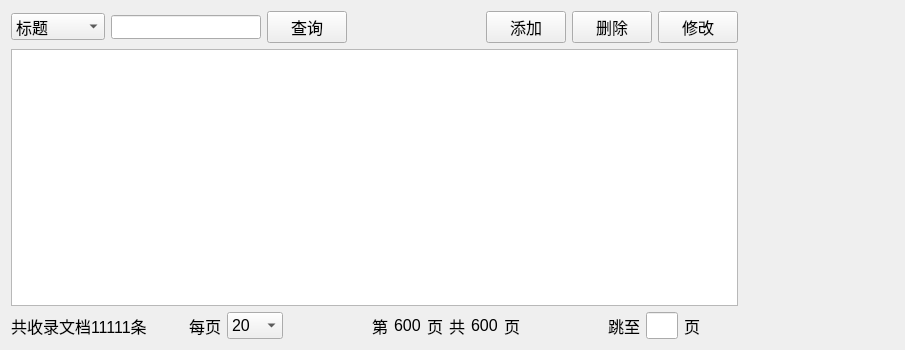
<?xml version="1.0" encoding="UTF-8"?>
<ui version="4.0">
 <class>ManageWidget</class>
 <widget class="QWidget" name="ManageWidget">
  <property name="geometry">
   <rect>
    <x>0</x>
    <y>0</y>
    <width>905</width>
    <height>350</height>
   </rect>
  </property>
  <property name="windowTitle">
   <string>Form</string>
  </property>
  <layout class="QHBoxLayout" name="horizontalLayout_10" stretch="14,3">
   <item>
    <layout class="QVBoxLayout" name="verticalLayout_2" stretch="1,18,1">
     <item>
      <layout class="QHBoxLayout" name="horizontalLayout_3" stretch="13,1,3,3">
       <item>
        <layout class="QHBoxLayout" name="horizontalLayout" stretch="1,20,1,1">
         <item>
          <widget class="QComboBox" name="comboBox_SearchWhat">
           <property name="font">
            <font>
             <pointsize>12</pointsize>
            </font>
           </property>
           <item>
            <property name="text">
             <string>标题</string>
            </property>
           </item>
           <item>
            <property name="text">
             <string>作者</string>
            </property>
           </item>
           <item>
            <property name="text">
             <string>关键字</string>
            </property>
           </item>
           <item>
            <property name="text">
             <string>主要内容</string>
            </property>
           </item>
          </widget>
         </item>
         <item>
          <widget class="QLineEdit" name="lineEdit_SearchContext">
           <property name="minimumSize">
            <size>
             <width>150</width>
             <height>24</height>
            </size>
           </property>
          </widget>
         </item>
         <item>
          <widget class="QPushButton" name="btn_Query">
           <property name="font">
            <font>
             <pointsize>12</pointsize>
            </font>
           </property>
           <property name="text">
            <string>查询</string>
           </property>
           <property name="icon">
            <iconset>
             <normalon>:/PIC/search.png</normalon>
            </iconset>
           </property>
          </widget>
         </item>
         <item>
          <widget class="QPushButton" name="btn_Reload">
           <property name="toolTip">
            <string>重新载入数据</string>
           </property>
           <property name="text">
            <string/>
           </property>
           <property name="icon">
            <iconset>
             <normalon>:/PIC/Reflash.png</normalon>
            </iconset>
           </property>
           <property name="iconSize">
            <size>
             <width>24</width>
             <height>24</height>
            </size>
           </property>
           <property name="autoRepeat">
            <bool>false</bool>
           </property>
           <property name="flat">
            <bool>true</bool>
           </property>
          </widget>
         </item>
        </layout>
       </item>
       <item>
        <widget class="QLabel" name="label_QueryResuat">
         <property name="font">
          <font>
           <pointsize>12</pointsize>
          </font>
         </property>
         <property name="text">
          <string/>
         </property>
        </widget>
       </item>
       <item>
        <spacer name="horizontalSpacer">
         <property name="orientation">
          <enum>Qt::Horizontal</enum>
         </property>
         <property name="sizeHint" stdset="0">
          <size>
           <width>40</width>
           <height>20</height>
          </size>
         </property>
        </spacer>
       </item>
       <item>
        <layout class="QHBoxLayout" name="horizontalLayout_2" stretch="1,0,0">
         <item>
          <widget class="QPushButton" name="btn_InsertData">
           <property name="font">
            <font>
             <pointsize>12</pointsize>
            </font>
           </property>
           <property name="text">
            <string>添加</string>
           </property>
           <property name="icon">
            <iconset>
             <normalon>:/PIC/addDocument.png</normalon>
            </iconset>
           </property>
          </widget>
         </item>
         <item>
          <widget class="QPushButton" name="btn_Delete">
           <property name="font">
            <font>
             <pointsize>12</pointsize>
            </font>
           </property>
           <property name="text">
            <string>删除</string>
           </property>
           <property name="icon">
            <iconset>
             <normalon>:/PIC/deleteDocument.png</normalon>
            </iconset>
           </property>
          </widget>
         </item>
         <item>
          <widget class="QPushButton" name="btn_Update">
           <property name="font">
            <font>
             <pointsize>12</pointsize>
            </font>
           </property>
           <property name="text">
            <string>修改</string>
           </property>
           <property name="icon">
            <iconset>
             <normalon>:/PIC/editDocument.png</normalon>
            </iconset>
           </property>
          </widget>
         </item>
        </layout>
       </item>
      </layout>
     </item>
     <item>
      <widget class="QTableView" name="tableView"/>
     </item>
     <item>
      <layout class="QHBoxLayout" name="horizontalLayout_8">
       <item>
        <layout class="QHBoxLayout" name="horizontalLayout_7">
         <item>
          <widget class="QLabel" name="label_TotalRecord">
           <property name="font">
            <font>
             <pointsize>12</pointsize>
            </font>
           </property>
           <property name="text">
            <string>共收录文档11111条</string>
           </property>
          </widget>
         </item>
         <item>
          <spacer name="horizontalSpacer_2">
           <property name="orientation">
            <enum>Qt::Horizontal</enum>
           </property>
           <property name="sizeHint" stdset="0">
            <size>
             <width>40</width>
             <height>20</height>
            </size>
           </property>
          </spacer>
         </item>
         <item>
          <layout class="QHBoxLayout" name="horizontalLayout_4">
           <item>
            <widget class="QLabel" name="label">
             <property name="font">
              <font>
               <pointsize>12</pointsize>
              </font>
             </property>
             <property name="text">
              <string>每页</string>
             </property>
            </widget>
           </item>
           <item>
            <widget class="QComboBox" name="comboBox_EachPageRecord">
             <property name="font">
              <font>
               <pointsize>12</pointsize>
              </font>
             </property>
             <item>
              <property name="text">
               <string>20</string>
              </property>
             </item>
             <item>
              <property name="text">
               <string>40</string>
              </property>
             </item>
             <item>
              <property name="text">
               <string>60</string>
              </property>
             </item>
             <item>
              <property name="text">
               <string>80</string>
              </property>
             </item>
             <item>
              <property name="text">
               <string>100</string>
              </property>
             </item>
            </widget>
           </item>
          </layout>
         </item>
        </layout>
       </item>
       <item>
        <spacer name="horizontalSpacer_3">
         <property name="orientation">
          <enum>Qt::Horizontal</enum>
         </property>
         <property name="sizeHint" stdset="0">
          <size>
           <width>40</width>
           <height>20</height>
          </size>
         </property>
        </spacer>
       </item>
       <item>
        <layout class="QHBoxLayout" name="horizontalLayout_5">
         <item>
          <widget class="QPushButton" name="btn_PageUp">
           <property name="text">
            <string/>
           </property>
           <property name="icon">
            <iconset>
             <normalon>:/PIC/PageUp.png</normalon>
            </iconset>
           </property>
           <property name="iconSize">
            <size>
             <width>24</width>
             <height>24</height>
            </size>
           </property>
           <property name="flat">
            <bool>true</bool>
           </property>
          </widget>
         </item>
         <item>
          <widget class="QLabel" name="label_2">
           <property name="font">
            <font>
             <pointsize>12</pointsize>
            </font>
           </property>
           <property name="text">
            <string>第</string>
           </property>
          </widget>
         </item>
         <item>
          <widget class="QLabel" name="label_CurrentPage">
           <property name="font">
            <font>
             <pointsize>12</pointsize>
            </font>
           </property>
           <property name="text">
            <string>600</string>
           </property>
          </widget>
         </item>
         <item>
          <widget class="QLabel" name="label_3">
           <property name="font">
            <font>
             <pointsize>12</pointsize>
            </font>
           </property>
           <property name="text">
            <string>页</string>
           </property>
          </widget>
         </item>
         <item>
          <widget class="QLabel" name="label_4">
           <property name="font">
            <font>
             <pointsize>12</pointsize>
            </font>
           </property>
           <property name="text">
            <string>共</string>
           </property>
          </widget>
         </item>
         <item>
          <widget class="QLabel" name="label_TotalPages">
           <property name="font">
            <font>
             <pointsize>12</pointsize>
            </font>
           </property>
           <property name="text">
            <string>600</string>
           </property>
          </widget>
         </item>
         <item>
          <widget class="QLabel" name="label_6">
           <property name="font">
            <font>
             <pointsize>12</pointsize>
            </font>
           </property>
           <property name="text">
            <string>页</string>
           </property>
          </widget>
         </item>
         <item>
          <widget class="QPushButton" name="btn_PageDown">
           <property name="text">
            <string/>
           </property>
           <property name="icon">
            <iconset>
             <normalon>:/PIC/PageDown.png</normalon>
            </iconset>
           </property>
           <property name="iconSize">
            <size>
             <width>24</width>
             <height>24</height>
            </size>
           </property>
           <property name="flat">
            <bool>true</bool>
           </property>
          </widget>
         </item>
        </layout>
       </item>
       <item>
        <spacer name="horizontalSpacer_4">
         <property name="orientation">
          <enum>Qt::Horizontal</enum>
         </property>
         <property name="sizeHint" stdset="0">
          <size>
           <width>40</width>
           <height>20</height>
          </size>
         </property>
        </spacer>
       </item>
       <item>
        <layout class="QHBoxLayout" name="horizontalLayout_6">
         <item>
          <widget class="QLabel" name="label_5">
           <property name="font">
            <font>
             <pointsize>12</pointsize>
            </font>
           </property>
           <property name="text">
            <string>跳至</string>
           </property>
          </widget>
         </item>
         <item>
          <widget class="QLineEdit" name="lineEdit_TargetPage">
           <property name="minimumSize">
            <size>
             <width>32</width>
             <height>0</height>
            </size>
           </property>
           <property name="maximumSize">
            <size>
             <width>32</width>
             <height>16777215</height>
            </size>
           </property>
           <property name="font">
            <font>
             <pointsize>12</pointsize>
            </font>
           </property>
           <property name="text">
            <string/>
           </property>
          </widget>
         </item>
         <item>
          <widget class="QLabel" name="label_7">
           <property name="font">
            <font>
             <pointsize>12</pointsize>
            </font>
           </property>
           <property name="text">
            <string>页</string>
           </property>
          </widget>
         </item>
         <item>
          <widget class="QPushButton" name="btn_Goto">
           <property name="maximumSize">
            <size>
             <width>32</width>
             <height>32</height>
            </size>
           </property>
           <property name="text">
            <string/>
           </property>
           <property name="icon">
            <iconset>
             <normalon>:/PIC/Goto.png</normalon>
            </iconset>
           </property>
           <property name="iconSize">
            <size>
             <width>24</width>
             <height>24</height>
            </size>
           </property>
           <property name="flat">
            <bool>true</bool>
           </property>
          </widget>
         </item>
        </layout>
       </item>
      </layout>
     </item>
    </layout>
   </item>
   <item>
    <layout class="QVBoxLayout" name="verticalLayout" stretch="1,18,1">
     <item>
      <spacer name="verticalSpacer">
       <property name="orientation">
        <enum>Qt::Vertical</enum>
       </property>
       <property name="sizeHint" stdset="0">
        <size>
         <width>20</width>
         <height>40</height>
        </size>
       </property>
      </spacer>
     </item>
     <item>
      <layout class="QVBoxLayout" name="Layout_Detail"/>
     </item>
     <item>
      <spacer name="verticalSpacer_2">
       <property name="orientation">
        <enum>Qt::Vertical</enum>
       </property>
       <property name="sizeHint" stdset="0">
        <size>
         <width>20</width>
         <height>40</height>
        </size>
       </property>
      </spacer>
     </item>
    </layout>
   </item>
  </layout>
 </widget>
 <resources>
  <include location="../RES/img.qrc"/>
 </resources>
 <connections/>
</ui>
